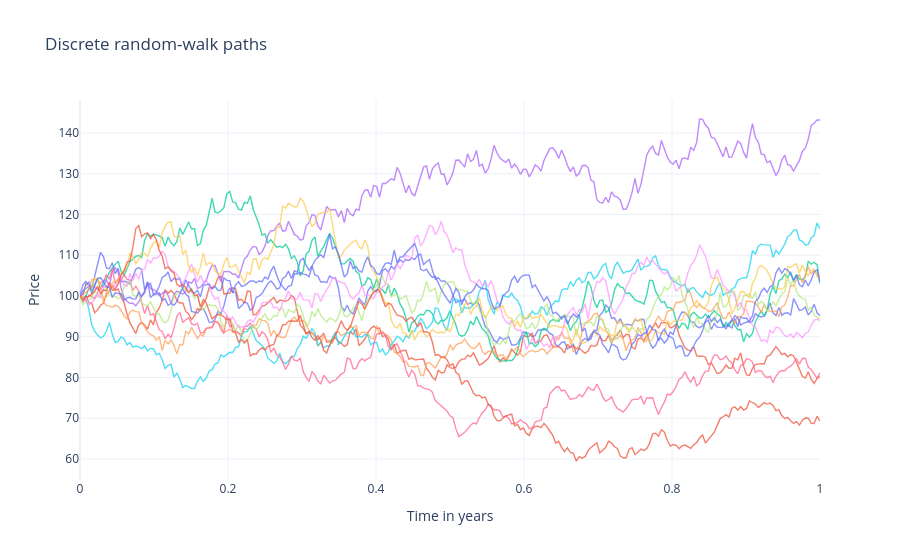

The cell this chart's notebook holds for it:
### Markdown cell above
## 6. Discrete Random Walk

Rewriting the return model in price changes gives:

$$
S_{i+1} - S_i = \mu S_i\delta t + \sigma S_i\phi_i\sqrt{\delta t}.
$$

Equivalently:

$$
S_{i+1} = S_i\left(1 + \mu\delta t + \sigma\phi_i\sqrt{\delta t}\right).
$$

The first term is deterministic growth. The second is the random shock.

### Code cell
paths = simulate_many_paths(
    initial_price=100.0,
    drift=0.08,
    volatility=0.25,
    years=1.0,
    steps_per_year=TRADING_DAYS,
    path_count=12,
    rng=RNG,
)

plot_paths(paths, title="Discrete random-walk paths")

### Figure 1 — Plotly figure (JSON) as saved in the notebook; plotly's stock layout.template omitted (floating-point values rounded to 4 significant figures; data arrays with more than 128 entries replaced by an {"elided": "..."} marker saying what was removed)
{"data": [{"line": {"width": 1.4}, "mode": "lines", "name": "Path 1", "opacity": 0.75, "type": "scatter", "x": {"elided": "253 float values"}, "y": {"elided": "253 float values"}}, {"line": {"width": 1.4}, "mode": "lines", "name": "Path 2", "opacity": 0.75, "type": "scatter", "x": {"elided": "253 float values"}, "y": {"elided": "253 float values"}}, {"line": {"width": 1.4}, "mode": "lines", "name": "Path 3", "opacity": 0.75, "type": "scatter", "x": {"elided": "253 float values"}, "y": {"elided": "253 float values"}}, {"line": {"width": 1.4}, "mode": "lines", "name": "Path 4", "opacity": 0.75, "type": "scatter", "x": {"elided": "253 float values"}, "y": {"elided": "253 float values"}}, {"line": {"width": 1.4}, "mode": "lines", "name": "Path 5", "opacity": 0.75, "type": "scatter", "x": {"elided": "253 float values"}, "y": {"elided": "253 float values"}}, {"line": {"width": 1.4}, "mode": "lines", "name": "Path 6", "opacity": 0.75, "type": "scatter", "x": {"elided": "253 float values"}, "y": {"elided": "253 float values"}}, {"line": {"width": 1.4}, "mode": "lines", "name": "Path 7", "opacity": 0.75, "type": "scatter", "x": {"elided": "253 float values"}, "y": {"elided": "253 float values"}}, {"line": {"width": 1.4}, "mode": "lines", "name": "Path 8", "opacity": 0.75, "type": "scatter", "x": {"elided": "253 float values"}, "y": {"elided": "253 float values"}}, {"line": {"width": 1.4}, "mode": "lines", "name": "Path 9", "opacity": 0.75, "type": "scatter", "x": {"elided": "253 float values"}, "y": {"elided": "253 float values"}}, {"line": {"width": 1.4}, "mode": "lines", "name": "Path 10", "opacity": 0.75, "type": "scatter", "x": {"elided": "253 float values"}, "y": {"elided": "253 float values"}}, {"line": {"width": 1.4}, "mode": "lines", "name": "Path 11", "opacity": 0.75, "type": "scatter", "x": {"elided": "253 float values"}, "y": {"elided": "253 float values"}}, {"line": {"width": 1.4}, "mode": "lines", "name": "Path 12", "opacity": 0.75, "type": "scatter", "x": {"elided": "253 float values"}, "y": {"elided": "253 float values"}}], "layout": {"showlegend": false, "title": {"text": "Discrete random-walk paths"}, "xaxis": {"title": {"text": "Time in years"}}, "yaxis": {"title": {"text": "Price"}}}}
